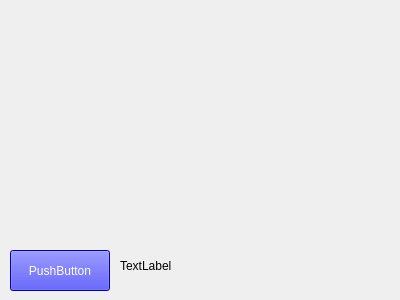
<?xml version="1.0" encoding="UTF-8"?>
<ui version="4.0">
 <class>Widget</class>
 <widget class="QWidget" name="Widget">
  <property name="geometry">
   <rect>
    <x>0</x>
    <y>0</y>
    <width>400</width>
    <height>300</height>
   </rect>
  </property>
  <property name="windowTitle">
   <string>Form</string>
  </property>
  <widget class="QCustomPlot" name="qcpwidget" native="true">
   <property name="geometry">
    <rect>
     <x>10</x>
     <y>10</y>
     <width>371</width>
     <height>231</height>
    </rect>
   </property>
   <property name="minimumSize">
    <size>
     <width>281</width>
     <height>0</height>
    </size>
   </property>
  </widget>
  <widget class="QPushButton" name="load_ecg_button">
   <property name="geometry">
    <rect>
     <x>10</x>
     <y>250</y>
     <width>100</width>
     <height>41</height>
    </rect>
   </property>
   <property name="styleSheet">
    <string notr="true">background-color:blue;
color:white;</string>
   </property>
   <property name="text">
    <string>PushButton</string>
   </property>
  </widget>
  <widget class="QLabel" name="label">
   <property name="geometry">
    <rect>
     <x>120</x>
     <y>250</y>
     <width>151</width>
     <height>31</height>
    </rect>
   </property>
   <property name="text">
    <string>TextLabel</string>
   </property>
  </widget>
 </widget>
 <customwidgets>
  <customwidget>
   <class>QCustomPlot</class>
   <extends>QWidget</extends>
   <header>qcustomplot.h</header>
   <container>1</container>
  </customwidget>
 </customwidgets>
 <resources/>
 <connections/>
</ui>
